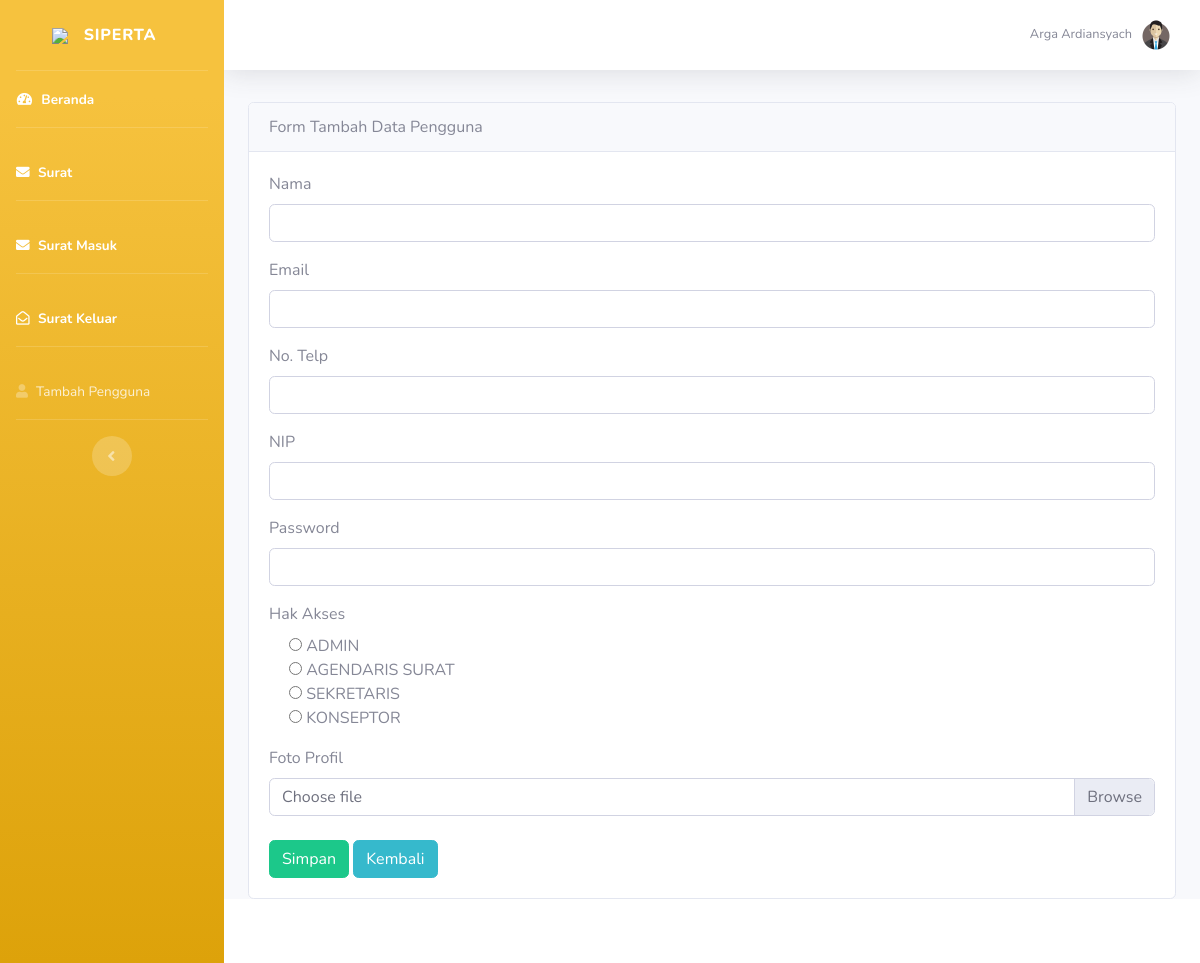
Page /index.php/admin/user/tambahuser on the committed database.
### tables this page shows
CREATE TABLE `user` (
  `id_user` int(11) NOT NULL,
  `nama` varchar(100) NOT NULL,
  `email` varchar(100) NOT NULL,
  `no_telp` varchar(15) NOT NULL,
  `username` varchar(20) NOT NULL,
  `password` varchar(20) NOT NULL,
  `foto` varchar(128) NOT NULL,
  `jabatan` enum('Admin','Agendaris Surat','Sekretaris','Konseptor') NOT NULL
);

### application/controllers/admin/user.php (called while the page is built, shortened)
<?php
    class user extends CI_Controller {
        public function __construct()
        {
            $this->load->helper('url');
            $this->load->model('admin/user/user_model');
        }
        public function tambahuser(){
            $data['user'] = $this->user_model->tampilUser($this->session->userdata('id_user'));
            $data2['users'] = $this->user_model->tampilSemuaUser();
            $this->load->library('form_validation');
            $this->form_validation->set_rules('nama', 'nama', 'required');
            if($this->form_validation->run() == FALSE){
                $this->load->view('template/header_admin',$data);
                $this->load->view('template/sidebar_admin');
                $this->load->view('template/topbar_admin');
                $this->load->view('admin/user/tambahuser' ,$data2);
                $this->load->view('template/footer_admin');
            }
        }
    }
?>

### index.php (called while the page is built, shortened)
<?php
require_once BASEPATH.'core/CodeIgniter.php';

### application/models/admin/user/user_model.php (called while the page is built, shortened)
<?php
class user_model extends CI_Model {
    public function tampilUser($id_user)
    {
        return $this->db->get('user', ['id_user' => $id_user])->result();
    }
}

### application/views/template/topbar_admin.php (the view, shortened to what this page needs)
<div id="content-wrapper" class="d-flex flex-column">
<div id="content">
    <nav class="navbar navbar-expand navbar-light bg-white topbar mb-4 static-top shadow">
        <ul class="navbar-nav ml-auto">
            <li class="nav-item dropdown no-arrow">
                <?php $no = 1;
                foreach ($user as $ad) : ?>
                <li class="nav-item dropdown no-arrow">
                    <a class="nav-link dropdown-toggle" href="#" id="userDropdown" role="button" data-toggle="dropdown"
                        aria-haspopup="true" aria-expanded="false">
                        <span class="mr-2 d-none d-lg-inline text-gray-600 small"> <?= $ad->nama ?></span>
                        <img class="img-profile rounded-circle"
                            src="<?= base_url('assets/fotoprofil/') . $ad->foto ?>">
                    </a>
                <?php endforeach ?>
            </li>
        </ul>
    </nav>

### rows in the picture
user: nama "Arga Ardiansyach", foto (picture)
